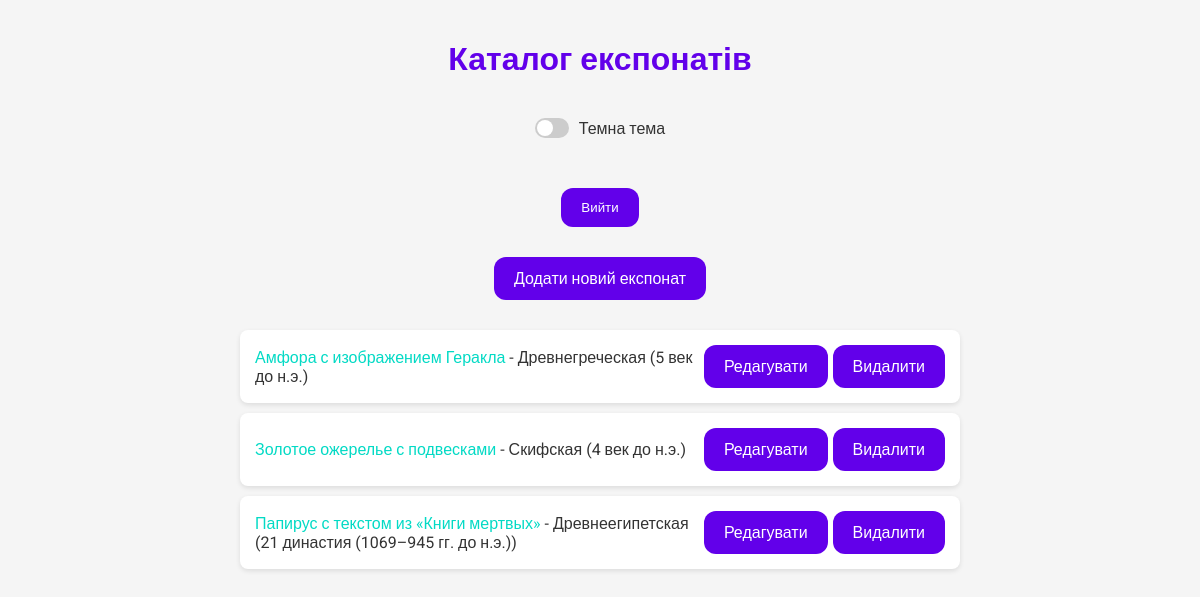
The app's page /exhibits/ (signed in) with its own data.
### exhibits/models.py (models this page shows, shortened)
class Exhibit(models.Model):
    title = models.CharField(max_length=200)
    culture = models.CharField(max_length=100)
    date = models.CharField(max_length=100)  # Мы можем использовать DateField, но для упрощения возьмем CharField

### exhibits/views.py (the view)
# urls.py: path('exhibits/', views.exhibit_list, name='exhibit_list'),  # Список экспонатов
@login_required
def exhibit_list(request):
    exhibits = Exhibit.objects.all()
    return render(request, 'exhibits/exhibit_list.html', {'exhibits': exhibits})

### exhibits/templates/exhibits/exhibit_list.html (shortened to what this page needs)
<!DOCTYPE html>
<html lang="uk">
<head>
    {% load static %}
    <link rel="stylesheet" href="{% static 'exhibits/styles.css' %}">
</head>
<body>
    <h1>Каталог експонатів</h1>
    <div class="toggle-container">
        <label class="toggle-label">
            <span class="slider"></span>
        </label>
        <span>Темна тема</span>
    </div>
    <p>
        <form action="{% url 'logout' %}" method="post">
            <button type="submit">Вийти</button>
        </form>
    </p>
    {% if user.is_superuser %}
        <a href="{% url 'exhibit_create' %}" class="button">Додати новий експонат</a>
    {% endif %}
    <ul>
        {% for exhibit in exhibits %}
        <li>
            <div class="exhibit-info">
                <a href="{% url 'exhibit_detail' exhibit.pk %}">{{ exhibit.title }}</a> - {{ exhibit.culture }} ({{ exhibit.date }})
            </div>
            <div class="exhibit-actions">
                {% if user.is_superuser %}
                    <a href="{% url 'exhibit_edit' exhibit.pk %}" class="button">Редагувати</a>
                    <a href="{% url 'exhibit_delete' exhibit.pk %}" class="button">Видалити</a>
                {% endif %}
            </div>
        </li>
        {% endfor %}
    </ul>
</body>
</html>

### exhibits/static/exhibits/styles.css (style rules this page uses)
* { box-sizing: border-box; margin: 0; padding: 0; }
body { font-family: 'Roboto', sans-serif; background-color: #F5F5F5; color: #333; transition: background-color 0.3s, color 0.3s; display: flex; flex-direction: column; align-items: center; padding: 20px; }
h1 { color: #6200EA; margin: 20px 0; }
a { text-decoration: none; color: #03DAC5; }
a.button, button { background-color: #6200EA; color: #FFFFFF; padding: 12px 20px; border-radius: 12px; border: none; transition: background-color 0.3s, transform 0.2s; cursor: pointer; }
form { margin: 20px 0; }
form button { display: block; margin: 10px auto; }
.toggle-container { display: flex; align-items: center; margin: 20px 0; }
.toggle-label { display: flex; align-items: center; margin-right: 10px; }
.toggle-label .slider { width: 34px; height: 20px; background-color: #ccc; border-radius: 34px; position: relative; cursor: pointer; transition: background-color 0.3s; }
.toggle-label .slider::before { content: ""; position: absolute; width: 16px; height: 16px; left: 2px; bottom: 2px; background-color: white; border-radius: 50%; transition: transform 0.3s; }
ul { list-style: none; padding: 0; margin: 20px 0; width: 90%; max-width: 720px; }
li { background: #FFFFFF; margin: 10px 0; padding: 15px; border-radius: 8px; box-shadow: 0 2px 5px rgba(0, 0, 0, 0.1); transition: transform 0.2s; display: flex; justify-content: space-between; align-items: center; }
.exhibit-info { flex-grow: 1; margin-right: 10px; overflow: hidden; }
.exhibit-actions { display: flex; gap: 5px; }

### records on screen
Exhibit: title "Амфора с изображением Геракла", culture "Древнегреческая", date "5 век до н.э."
Exhibit: title "Золотое ожерелье с подвесками", culture "Скифская", date "4 век до н.э."
Exhibit: title "Папирус с текстом из «Книги мертвых»", culture "Древнеегипетская", date "21 династия (1069–945 гг. до н.э.)"
